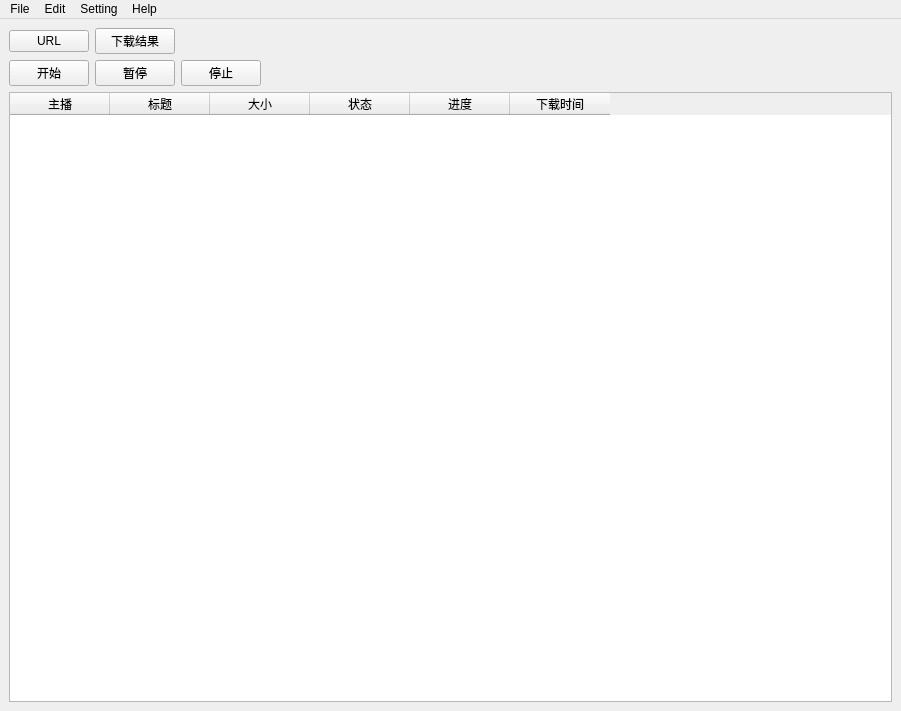
<?xml version="1.0" encoding="UTF-8"?>
<ui version="4.0">
 <class>ConverterMain</class>
 <widget class="QMainWindow" name="ConverterMain">
  <property name="geometry">
   <rect>
    <x>0</x>
    <y>0</y>
    <width>901</width>
    <height>711</height>
   </rect>
  </property>
  <property name="windowTitle">
   <string>Converter</string>
  </property>
  <widget class="QWidget" name="centralwidget">
   <layout class="QVBoxLayout" name="verticalLayout_3">
    <item>
     <layout class="QVBoxLayout" name="verticalLayout">
      <item>
       <layout class="QVBoxLayout" name="verticalLayout_2">
        <item>
         <layout class="QHBoxLayout" name="horizontalLayout_2">
          <item>
           <widget class="QPushButton" name="URLSettingBtn">
            <property name="text">
             <string>URL</string>
            </property>
           </widget>
          </item>
          <item>
           <widget class="QPushButton" name="DownloadResultBtn">
            <property name="text">
             <string>下载结果</string>
            </property>
           </widget>
          </item>
          <item>
           <spacer name="horizontalSpacer">
            <property name="orientation">
             <enum>Qt::Horizontal</enum>
            </property>
            <property name="sizeHint" stdset="0">
             <size>
              <width>40</width>
              <height>20</height>
             </size>
            </property>
           </spacer>
          </item>
         </layout>
        </item>
        <item>
         <layout class="QHBoxLayout" name="horizontalLayout_3">
          <item>
           <widget class="QPushButton" name="StartDownloadBtn">
            <property name="text">
             <string>开始</string>
            </property>
           </widget>
          </item>
          <item>
           <widget class="QPushButton" name="PauseDownloadBtn">
            <property name="text">
             <string>暂停</string>
            </property>
           </widget>
          </item>
          <item>
           <widget class="QPushButton" name="StopDownloadBtn">
            <property name="text">
             <string>停止</string>
            </property>
           </widget>
          </item>
          <item>
           <spacer name="horizontalSpacer_2">
            <property name="orientation">
             <enum>Qt::Horizontal</enum>
            </property>
            <property name="sizeHint" stdset="0">
             <size>
              <width>40</width>
              <height>20</height>
             </size>
            </property>
           </spacer>
          </item>
         </layout>
        </item>
       </layout>
      </item>
      <item>
       <widget class="QTableWidget" name="tableWidget">
        <column>
         <property name="text">
          <string>主播</string>
         </property>
        </column>
        <column>
         <property name="text">
          <string>标题</string>
         </property>
        </column>
        <column>
         <property name="text">
          <string>大小</string>
         </property>
        </column>
        <column>
         <property name="text">
          <string>状态</string>
         </property>
        </column>
        <column>
         <property name="text">
          <string>进度</string>
         </property>
        </column>
        <column>
         <property name="text">
          <string>下载时间</string>
         </property>
        </column>
       </widget>
      </item>
     </layout>
    </item>
   </layout>
  </widget>
  <widget class="QMenuBar" name="menubar">
   <property name="geometry">
    <rect>
     <x>0</x>
     <y>0</y>
     <width>901</width>
     <height>23</height>
    </rect>
   </property>
   <widget class="QMenu" name="menuFile">
    <property name="title">
     <string>File</string>
    </property>
    <addaction name="actionQuit"/>
   </widget>
   <widget class="QMenu" name="menuEdit">
    <property name="title">
     <string>Edit</string>
    </property>
    <addaction name="actionURL"/>
   </widget>
   <widget class="QMenu" name="menuSetting">
    <property name="title">
     <string>Setting</string>
    </property>
    <addaction name="actionSystem_Config"/>
    <addaction name="separator"/>
   </widget>
   <widget class="QMenu" name="menuHelp">
    <property name="title">
     <string>Help</string>
    </property>
    <addaction name="actionAbout"/>
   </widget>
   <addaction name="menuFile"/>
   <addaction name="menuEdit"/>
   <addaction name="menuSetting"/>
   <addaction name="menuHelp"/>
  </widget>
  <action name="actionQuit">
   <property name="text">
    <string>Quit</string>
   </property>
  </action>
  <action name="actionAbout">
   <property name="text">
    <string>About</string>
   </property>
  </action>
  <action name="actionSystem_Config">
   <property name="text">
    <string>System Config</string>
   </property>
  </action>
  <action name="actionURL">
   <property name="text">
    <string>URL</string>
   </property>
  </action>
 </widget>
 <resources/>
 <connections/>
</ui>
